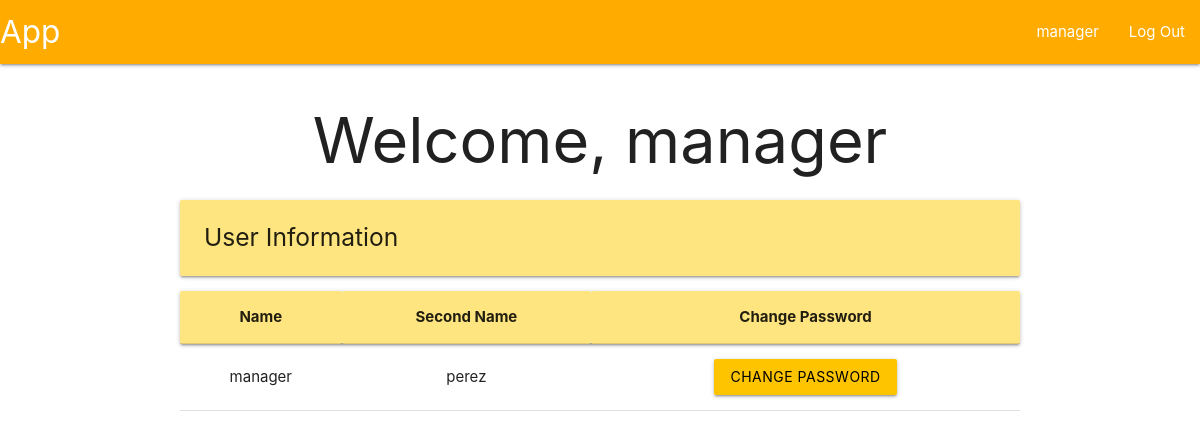
/user/profile (signed in), run on the app's committed database.
### tables this page shows
CREATE TABLE user (
    id INTEGER PRIMARY KEY AUTOINCREMENT,
    username TEXT UNIQUE NOT NULL,
    firstname TEXT NOT NULL,
    secondname TEXT NOT NULL,
    password TEXT NOT NULL,
    roleId INTEGER,
    proyId INTEGER,
    auth INTEGER,

    FOREIGN KEY (roleId) REFERENCES roles(id),
    FOREIGN KEY (proyId) REFERENCES proyect(id)
);

### app/user.py (the view)
@bp.route('/profile', methods=('POST', 'GET'))
@login_required
def profile():
    db = get_db()
    userInfo = db.execute(
        """
        SELECT
            u.firstname as firstname,
            u.secondname as secondname,
            r.name as role
        FROM user u
        INNER JOIN roles r ON u.roleId = r.id
        WHERE username = ?""",
        (g.user['username'],)
    ).fetchall()
    if request.method == 'POST':
        if 'change-password' in request.form:
            return redirect(url_for("user.changePassword"))
    return render_template('index/user/user.html', userInfo = utilities.dataForUserProfileInfoTable(userInfo))

### app/auth.py (called while the page is built)
@bp.before_app_request
def load_logged_in_user():
    user_id = session.get('user_id')
    if user_id is None:
        g.user = None
    else:
        g.user = get_db().execute(
            "SELECT * FROM user WHERE id = ?",
            (user_id,)
        ).fetchone()

def login_required(view):
    @functools.wraps(view)
    def wrapped_view(**kwargs):
        if g.user is None:
            return redirect(url_for('auth.login'))
        return view(**kwargs)
    return wrapped_view

### app/db.py (called while the page is built)
def get_db():
    if 'db' not in g:
        g.db = sqlite3.connect(
            current_app.config['DATABASE'],
            detect_types = sqlite3.PARSE_DECLTYPES
        )
        g.db.row_factory = sqlite3.Row
    return g.db

### app/utilities.py (called while the page is built)
def dataForUserProfileInfoTable(userInfo):
    dataInfo = []
    for info in userInfo:
        dataInfo.append(
            {
                'firstname': info['firstname'],
                'secondname': info['secondname'],
                'role': info['role'],
            }
        )
    return dataInfo

### app/templates/index/user/user.html
{% extends 'base.html' %}
{% block header %}
  <h1> {% block title %}Welcome, {{ g.user['username'] }} {% endblock %}</h1>
{% endblock %}
{% block content %}
  <div class="left-align">
    <h5 class="card-panel amber accent-1">User Information</h5>
  </div>
  <table class="centered">
    <thead class="card-panel amber accent-1">
      <tr>
        <th>Name</th>
        <th>Second Name</th>
        <th>Change Password</th>
      </tr>
    </thead>
    <tbody>
      {% for user in userInfo %}
        <tr>
          <td>{{ user['firstname'] }}</td>
          <td>{{ user['secondname']}}</td>
          <td>
            <form method="POST">
                <div class="col s3">
                  <button class="btn waves-effect waves-ligth amber accent-3 black-text" type="submit" value="change-password" name="change-password">Change password</button>
                </div>
              </form>
          </td>
         </tr>
       {% endfor %}
    </tbody>
  </table>
  {% endblock %}

### app/templates/base.html (shortened to what this page needs)
<!DOCTYPE html>
<link rel="stylesheet" href="{{ url_for('static', filename='materialize.css') }}">
<link rel="stylesheet" href="{{ url_for('static', filename='style.css') }}">
<nav>
    <div class="nav-wrapper amber accent-4">
      <a href="#" class="brand-logo">App</a>
      <ul class="right hide-n black-text text-black">
        {% if g.user %}
            <li><a href="{{ url_for('user.profile')}}">{{ g.user['username'] }}</span></a>
            <li><a href="{{ url_for('auth.logout') }}">Log Out</a>
        {% else %}
            <li><a href="{{ url_for('auth.register') }}">Register</a>
            <li><a href="{{ url_for('auth.login') }}">Log In</a>
        {% endif %}
      </ul>
    </div>
</nav>
<section class="content container center-align">
    <header>
        {% block header %}{% endblock %}
    </header>
    {% block content %}{% endblock %}
</section>

### data on the page
user: user.username "manager", firstname "manager", secondname "perez"
